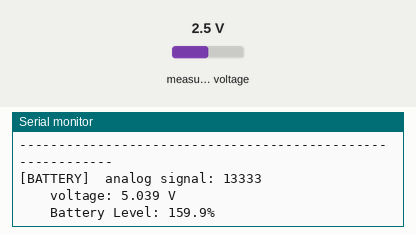
Recording of a sketch running on a simulated ESP32. Shown: the last lines printed to the serial monitor. The inputs (shaded band) are chosen by the test bench; at power-on: measured voltage 2.5 V.

Above: at 1.8 s.
1.9 s: measured voltage set to 0.1 V
At 2.4 s:
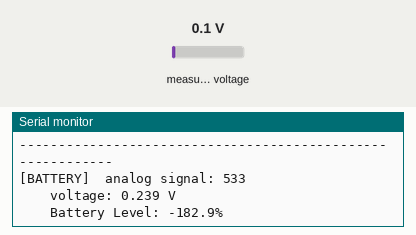
3.4 s: measured voltage set to 1.2 V
At 4.9 s:
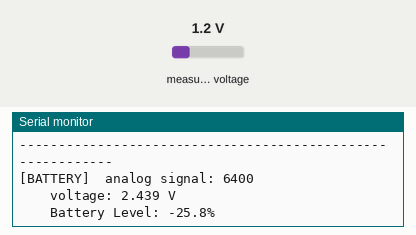
Timing chart, 0 to 6.4 s (numbered marks = the images above; inputs shaded):
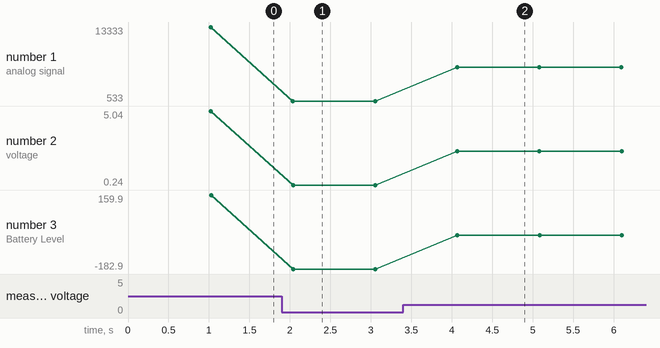

The sketch:

batteryLevelHeltecV2.ino
```cpp
#define DEBUG_MODE

#include "heltec.h"
#include "batteryLevel.h"

void setup() {
   Heltec.begin(false, false, true);
   Serial.begin(115200);
   initADS();
}


void loop() {
  delay(1000);
  getBatteryLevel();
}
```

batteryLevel.h
```cpp
#ifndef _BATTERY_LEVEL_H_
#define _BATTERY_LEVEL_H_

#ifndef BATTERY_SIGNAL_PIN
#define BATTERY_SIGNAL_PIN 3
#endif

/*
 * The analog serial reading may be different from the voltimeter measurement.
 * To get the calibrated value, do the calculation below.
 *
 * VOLTAGE_CALIBRATION = VOLTMETER_READING - ANALOG_VOLTAGE_READING
 * FINAL_VOLTAGE = ANALOG_VOLTAGE_READING + VOLTAGE_CALIBRATION
 */
#ifndef VOLTAGE_CALIBRATION
#define VOLTAGE_CALIBRATION 0.039
#endif


#include <Adafruit_ADS1X15.h>

Adafruit_ADS1115 ads;

void initADS() {

  #ifdef DEBUG_MODE
  Serial.println("-----------------------------------------------------------");
  Serial.println("[ADS] Hello!");
  Serial.println("[ADS] Getting single-ended readings from AIN0..3");
  Serial.println("[ADS] ADC Range: +/- 6.144V (1 bit = 3mV/ADS1015, 0.1875mV/ADS1115)");
  #endif

  ads.setGain(GAIN_TWOTHIRDS);

  if (!ads.begin()) {
    #ifdef DEBUG_MODE
    Serial.println("[ADS] Failed to initialize ADS.");
    #endif
    while (1);
  }

  #ifdef DEBUG_MODE
  Serial.println("[ADS] ADS initialized succesfully.");
  #endif
}

float convertVoltageToPercentage(float voltage) {
  // 2.8 = min voltage, 4.2 = max voltage
  float min_max_scaling = (voltage - 2.8) / (4.2 - 2.8);
  return min_max_scaling * 100;
}

float getBatteryLevel() {
  int16_t voltageAnalogSignal = ads.readADC_SingleEnded(BATTERY_SIGNAL_PIN);
  float voltage = ads.computeVolts(voltageAnalogSignal);

  /*
   * The voltage divider with two 100MΩ divide the signal voltage in half.
   * In order to get the battery voltage we need to multiply the signal value by 2
   */
  voltage *= 2;
  voltage += VOLTAGE_CALIBRATION;

  float batteryLevel = convertVoltageToPercentage(voltage);

  #ifdef DEBUG_MODE
  Serial.println("-----------------------------------------------------------");
  Serial.print("[BATTERY]\tanalog signal: "); Serial.println(voltageAnalogSignal);
  Serial.print("\t\tvoltage: "); Serial.print(voltage, 3); Serial.println(" V");
  Serial.print("\t\tBattery Level: "); Serial.print(batteryLevel, 1); Serial.println("%");
  #endif

  return batteryLevel;
}

#endif /*_BATTERY_LEVEL_H_*/
```

Measured:
- after the input at 1.9 s, the serial monitor: prints a new line after 0.14 s (image 1)
- after the input at 3.4 s, the serial monitor: prints a new line after 0.67 s (image 2)
- plotted number 1: 13333 → 533 after the input at 1.9 s, 533 → 6400 after the input at 3.4 s
- plotted number 2: 5.04 → 0.24 after the input at 1.9 s, 0.24 → 2.44 after the input at 3.4 s
- plotted number 3: 159.9 → -182.9 after the input at 1.9 s, -182.9 → -25.8 after the input at 3.4 s
